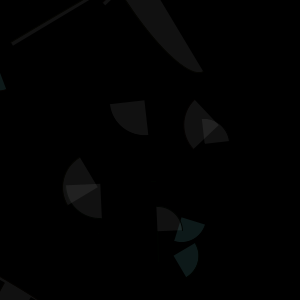
Frame 1 (no input)
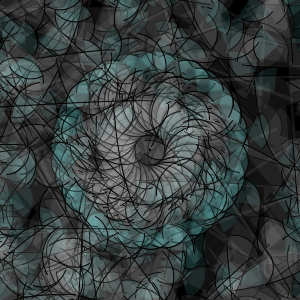
Frame 60 (the mouse pressed at the canvas centre just before this capture)
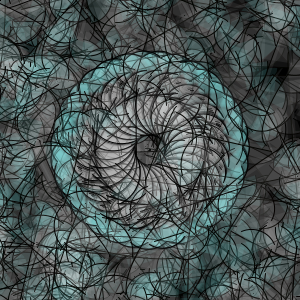
Frame 120 (the mouse held since frame 60 and released just before this capture)

The Processing sketch that drew these frames (run headless with seeded random() and noise(); from frame 60 on, the mouse is pressed at the canvas centre):

// Processing sketch: processing_23270
// ── processing_23270.pde

float angle=0;
float x;
 
void setup (){
  size(300,300);
  background(0,90);
  smooth();
}

void draw(){
  for (int i = 0; i < 5; i++) {
    for (int j = 0; j < 5; j++) {
      stroke(i, j, 0);
      point(i, j);
      x+=1.0;
      angle = angle + 0.3;
      frameRate(7.0);
      translate(150,150);
      rotate(angle);
      fill(131,250,255,25);
      arc(50, 55, 50, 50, 0, PI/2);
      rotate(angle+4.0);
      frameRate(9.0);
      fill(220, 20);
      arc(50 * i, 55 + i, 50, 50, 0, PI/2);
      arc(50 * i, 55, 60, 60 * i, PI/2, PI);
      arc(50, 55 * i, 70, 70, PI, TWO_PI-PI/2);
      arc(50, 55, 80 * i, 8, TWO_PI-PI/2, TWO_PI);
      stroke(30);
      rotate(angle+2.0);
    }
  }
}
